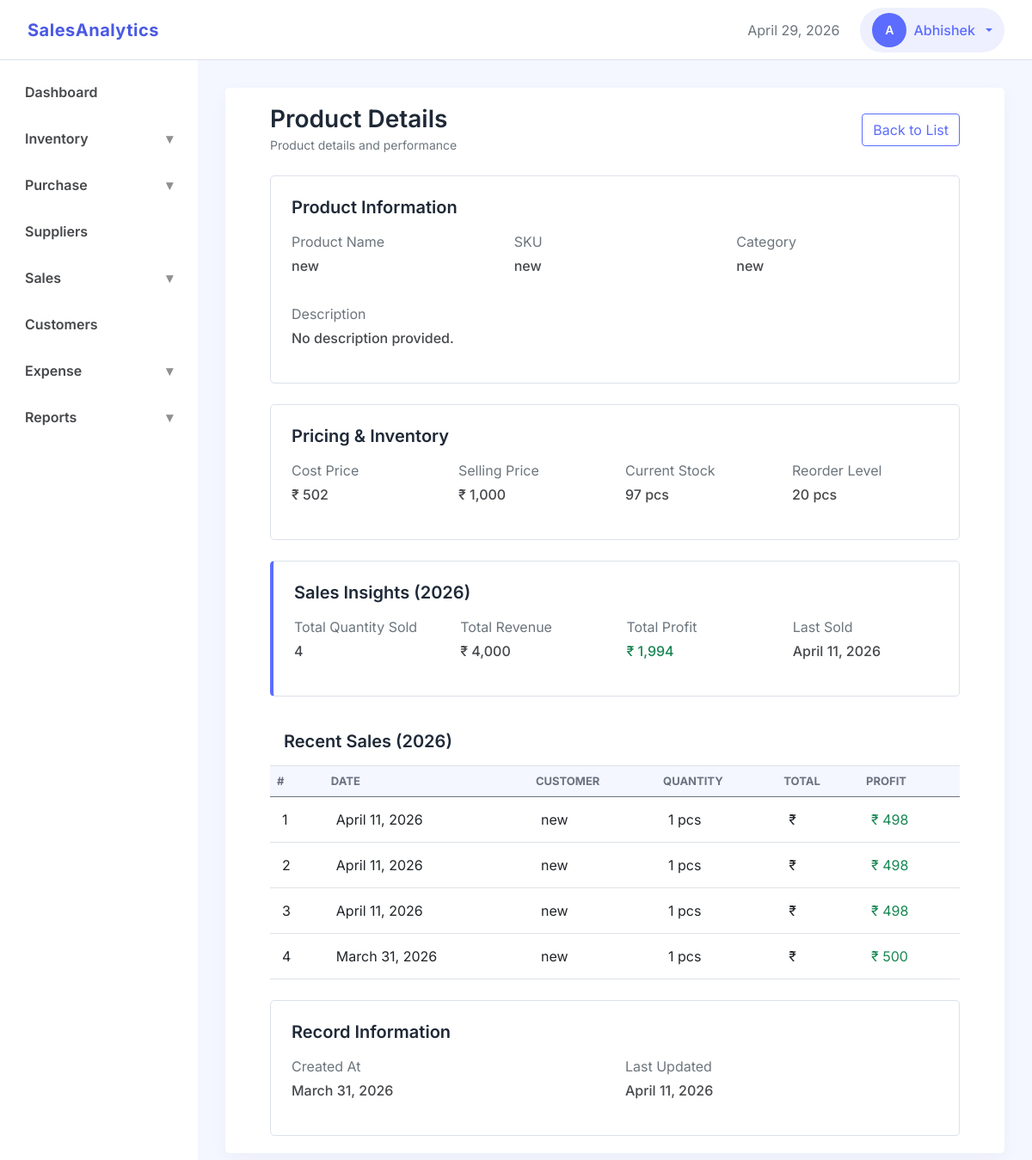
Before: /inventory/list/1 (signed in) with the older database file.
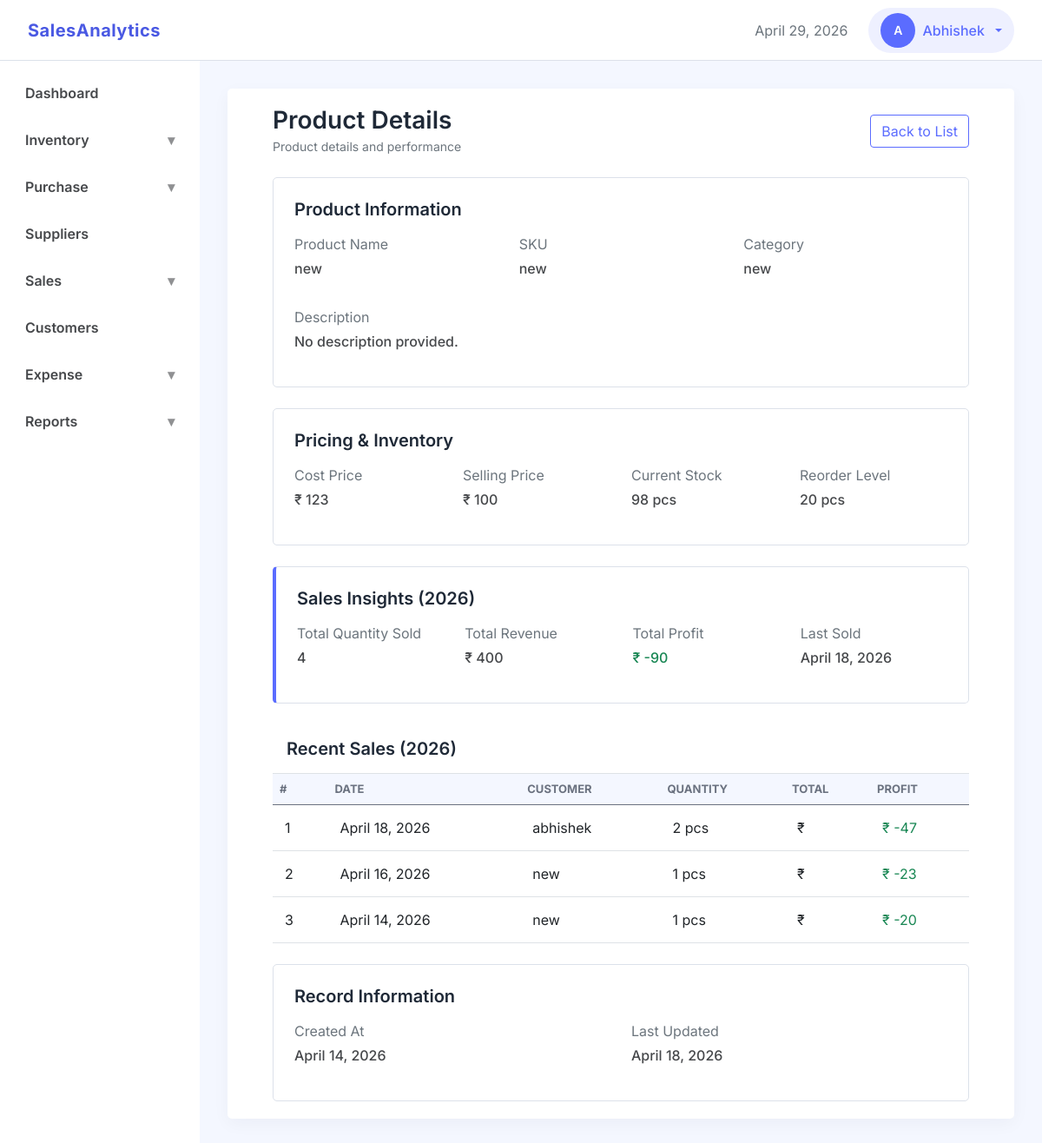
After: the same page with the newer database file.
### inventory/models.py (models this page shows, shortened)
class Product(models.Model):
    class UnitChoices(models.TextChoices):
        PIECE = 'pcs', 'Piece'
        KILOGRAM = 'kg', 'KG'
        LITER = 'l', 'Liter'
        GRAM = 'g', 'Gram'
        METER = 'm', 'Meter'
        BOX = 'box', 'Box'
        PACK = 'pack', 'Pack'
    name = models.CharField(max_length=100)
    description = models.TextField(blank=True)
    sku = models.CharField(max_length=100, unique=True)
    category = models.ForeignKey(
        ProductCategory, on_delete=models.PROTECT,
        db_index=True,
        related_name='products'
        )
    current_avg_cost = models.DecimalField(
        max_digits=12,
        decimal_places=2,
        blank=True,
        null=True
        )
    selling_price = models.DecimalField(
        max_digits=12,
        decimal_places=2
        )
    current_stock = models.IntegerField(
        default=0,
        validators=[MinValueValidator(0)]
        )
    unit = models.CharField(
        max_length=20,
        choices=UnitChoices.choices
        )
    reorder_level = models.IntegerField(
        default=0,
        validators=[MinValueValidator(0)]
        )
    is_active = models.BooleanField(default=True)
    business = models.ForeignKey('business.Business', on_delete=models.CASCADE, related_name='products')
    created_by = models.ForeignKey('accounts.User', on_delete=models.SET_NULL, null=True, blank=True, related_name='created_products')
    created_at = models.DateTimeField(auto_now_add=True)
    updated_at = models.DateTimeField(auto_now=True)

class ProductCategory(models.Model):
    name = models.CharField(max_length=100, unique=True)
    description = models.TextField(blank=True)
    business = models.ForeignKey('business.Business', on_delete=models.CASCADE, related_name='product_categories')
    created_at = models.DateTimeField(auto_now_add=True)
    updated_at = models.DateTimeField(auto_now=True)

### sales/models/sales.py (models this page shows, shortened)
class Sale(models.Model):
    class PaymentMethod(models.TextChoices):
        CASH = 'cash', 'Cash'
        CARD = 'card', 'Card'
        UPI = 'upi', 'UPI'
    class StatusChoices(models.TextChoices):
        COMPLETED = 'completed', 'Completed'
        CANCELLED = 'cancelled', 'Cancelled'
    customer = models.ForeignKey(
        Customer,
        on_delete=models.SET_NULL,
        null=True,
        db_index=True,
        related_name='sales'
        )
    sale_date = models.DateField(db_index=True, default=localdate)
    total_amount = models.DecimalField(
        max_digits=12,
        decimal_places=2,
        validators=[MinValueValidator(1)]
        )
    total_profit = models.DecimalField(max_digits=12, decimal_places=2, default=0)
    payment_method = models.CharField(
        max_length=20,
        choices=PaymentMethod.choices,
        default=PaymentMethod.CASH
        )
    status = models.CharField(max_length=20, choices=StatusChoices.choices, default=StatusChoices.COMPLETED, db_index=True)
    business = models.ForeignKey('business.Business', on_delete=models.CASCADE, related_name='sales')
    created_by = models.ForeignKey('accounts.User', on_delete=models.SET_NULL, null=True, blank=True, related_name='created_sales')
    created_at = models.DateTimeField(auto_now_add=True)
    updated_at = models.DateTimeField(auto_now=True)

class SaleItem(models.Model):
    sale = models.ForeignKey(
        Sale,
        on_delete=models.CASCADE,
        related_name='items'
        )
    product = models.ForeignKey(
        'inventory.Product',
        on_delete=models.PROTECT,
        related_name='sale_items'
        )
    quantity = models.IntegerField(
        default=1,
        validators=[MinValueValidator(1)]
        )
    unit = models.CharField(
        max_length=20,
        )
    price_at_sale = models.DecimalField(
        max_digits=12,
        decimal_places=2,
        validators=[MinValueValidator(0)]
        )
    cost_at_sale = models.DecimalField(
        max_digits=12,
        decimal_places=2,
        validators=[MinValueValidator(0)],
        default=0
        )
    item_total_price = models.DecimalField(
        max_digits=12,
        decimal_places=2,
        validators=[MinValueValidator(0)]
        )
    item_profit = models.DecimalField(max_digits=12, decimal_places=2, default=0)
    business = models.ForeignKey('business.Business', on_delete=models.CASCADE, related_name='sale_items')

### sales/models/customers.py (models this page shows, shortened)
class Customer(models.Model):
    class Meta:
        ordering = ['-is_walkin','name']
    name = models.CharField(max_length=100)
    email = models.EmailField(max_length=100, blank=True)
    phone = models.CharField(max_length=10, unique=True)
    address = models.CharField(max_length=200, blank=True)
    is_walkin = models.BooleanField(default=False)
    is_active = models.BooleanField(default=True)
    business = models.ForeignKey('business.Business', on_delete=models.CASCADE, related_name='customers')
    created_at = models.DateTimeField(auto_now_add=True)
    updated_at = models.DateTimeField(auto_now=True)

### inventory/views.py (the view)
# urls.py: path('list/<int:pk>', views.ProductDetailView.as_view(), name='product_detail'),
class ProductDetailView(View):
    def get(self, request, pk):
        business_id = get_business_id(request)
        product = get_object_or_404(Product, id=pk)
        current_year = now().year
        all_sales = SaleItem.objects.filter(business_id=business_id, product=product, sale__sale_date__year__gte=current_year).select_related('sale').order_by('-sale__sale_date')
        recent_sales = all_sales[:5]
        sales_insights = services.get_sales_insights(all_sales, business_id)
        context = {
            'product': product,
            'recent_sales': recent_sales,
            'last_sold_date': recent_sales[0].sale.sale_date if recent_sales else None,
            'current_year': current_year
        }
        context.update(sales_insights)
        return render(request, 'inventory/product_detail.html', context)

### core/context_processors.py (called while the page is built)
def user_role(request):
    if request.user.is_authenticated:
        business_id = request.session.get('business_id')
        if business_id:
            membership = Membership.objects.filter(
                business_id=business_id,
                user=request.user
            ).first()
            if membership:
                return {'user_role': membership.role}
    return {'user_role': None}

### dashboard/templatetags/navigation_tags.py (called while the page is built)
@register.simple_tag(takes_context=True)
def active(context, *url_names):
    request = context['request']
    current_url = request.resolver_match.url_name
    if current_url in url_names:
        return 'active'
    return ''

@register.simple_tag(takes_context=True)
def show_menu(context, *url_names):
    request = context['request']
    current_url = request.resolver_match.url_name
    if current_url in url_names:
        return 'show'
    return ''

### inventory/services.py (called while the page is built)
def get_sales_insights(all_sales, business_id):
    totals =all_sales.aggregate(
        total_quantity_sold = Sum('quantity'),
        total_revenue = Sum('item_total_price'),
        total_profit = Sum('item_profit')
    )
    return { k: v or 0 for k, v in totals.items() }

### templates/inventory/product_detail.html (shortened to what the changed rows need)
{% extends "base.html" %}
{% load static %}
{% load humanize %}
{% block css_files%}
    <link rel="stylesheet" href="{% static 'css/apps/list.css' %}">
{% endblock %}
{% block content %}
<div class="container-fluid">
    <div class="custom-card p-4 mb-4">
        <div class="row">
            <div class="col-md-4 mb-3">
                <p class="text-muted mb-1">Product Name</p>
                <p class="text-semibold">{{ product.name }}</p>
            </div>
            <div class="col-md-4 mb-3">
                <p class="text-muted mb-1">SKU</p>
                <p class="text-semibold">{{ product.sku }}</p>
            </div>
            <div class="col-md-4 mb-3">
                <p class="text-muted mb-1">Category</p>
                <p class="text-semibold">
                    {{ product.category.name }}
                </p>
            </div>
            <div class="col-md-12">
                <p class="text-muted mb-1">Description</p>
                <p class="text-semibold">
                    {{ product.description|default:"No description provided." }}
                </p>
            </div>
        </div>
    </div>
    <div class="custom-card p-4 mb-4">
        <div class="row">
            <div class="col-md-3">
                <p class="text-muted mb-1">Cost Price</p>
                <p class="text-semibold">₹ {{ product.current_avg_cost|floatformat:0|intcomma }}</p>
            </div>
            <div class="col-md-3">
                <p class="text-muted mb-1">Selling Price</p>
                <p class="text-semibold">₹ {{ product.selling_price|floatformat:0|intcomma }}</p>
            </div>
            <div class="col-md-3">
                <p class="text-muted mb-1">Current Stock</p>
                <p class="text-semibold">{{ product.current_stock }} {{ product.unit }}</p>
            </div>
            <div class="col-md-3">
                <p class="text-muted mb-1">Reorder Level</p>
                <p class="text-semibold">{{ product.reorder_level }} {{ product.unit }}</p>
            </div>
        </div>
    </div>
    <div class="custom-card border-left p-4 mb-4">
        <div class="row">
            <div class="col-md-3">
                <p class="text-muted mb-1">Total Revenue</p>
                <p class="text-semibold">₹ {{ total_revenue|floatformat:0|intcomma }}</p>
            </div>
            <div class="col-md-3">
                <p class="text-muted mb-1">Total Profit</p>
                <p class="text-success text-semibold">
                    ₹ {{ total_profit|floatformat:0|intcomma }}
                </p>
            </div>
            <div class="col-md-3">
                <p class="text-muted mb-1">Last Sold</p>
                <p class="text-semibold">
                    {{ last_sold_date|default:"N/A" }}
                </p>
            </div>
        </div>
    </div>
    <div class=" mb-4">
        <div class="table-responsive">
            <table class="table align-middle data-table mb-0">
                <thead>
                    <tr>
                        <th>#</th>
                        <th>Date</th>
                        <th>Customer</th>
                        <th>Quantity</th>
                        <th>Total</th>
                        <th>Profit</th>
                    </tr>
                </thead>
                <tbody>
                {% for item in recent_sales %}
                <tr>
                    <td>{{ forloop.counter }}</td>
                    <td>{{ item.sale.sale_date }}</td>
                    <td>
                        {% if item.sale.customer %}
                            {{ item.sale.customer.name }}
                        {% else %}
                            <span class="text-muted">Walk-in</span>
                        {% endif %}
                    </td>
                    <td>{{ item.quantity }} {{ item.product.unit }}</td>
                    <td>₹ {{ item.item_total|floatformat:0|intcomma }}</td>
                    <td class="text-success">
                        ₹ {{ item.item_profit|floatformat:0|intcomma }}
                    </td>
                </tr>
                {% empty %}
                <tr>
                    <td colspan="6" class="text-center py-4 text-muted">
                        No sales for this product yet.
                    </td>
                </tr>
                {% endfor %}
                </tbody>
            </table>
        </div>
    </div>
    <div class="custom-card p-4">
        <div class="row">
            <div class="col-md-6">
                <p class="text-muted mb-1">Created At</p>
                <p class="text-semibold">{{ product.created_at|date }}</p>
            </div>
            <div class="col-md-6">
                <p class="text-muted mb-1">Last Updated</p>
                <p class="text-semibold">{{ product.updated_at|date }}</p>
            </div>
        </div>
    </div>
</div>
{% endblock %}

Changed rows visible on the page:
no longer on this page (row edited): Sale: sale_date "April 11, 2026"
removed SaleItem: sale.sale_date "April 11, 2026", sale.customer.name "new", quantity "1", product.unit "pcs", item_profit "498"
changed Product "new": current_avg_cost "502" → "123"; selling_price "1,000" → "100"; current_stock "97" → "98"; created_at "March 31, 2026" → "April 14, 2026"; updated_at "April 11, 2026" → "April 18, 2026"
now on this page (row edited): Sale: sale_date "April 18, 2026"
changed SaleItem: sale.sale_date "April 11, 2026" → "April 18, 2026"; sale.customer.name "new" → "abhishek"; quantity "1" → "2"; item_profit "498" → "-47"; moves up the list
changed SaleItem: sale.sale_date "April 11, 2026" → "April 16, 2026"; item_profit "498" → "-23"
changed SaleItem: sale.sale_date "March 31, 2026" → "April 14, 2026"; item_profit "500" → "-20"
Other visible differences:
{{ total_revenue|floatformat:0|intcomma }}: "4,000" → "400"
{{ total_profit|floatformat:0|intcomma }}: "1,994" → "-90"
